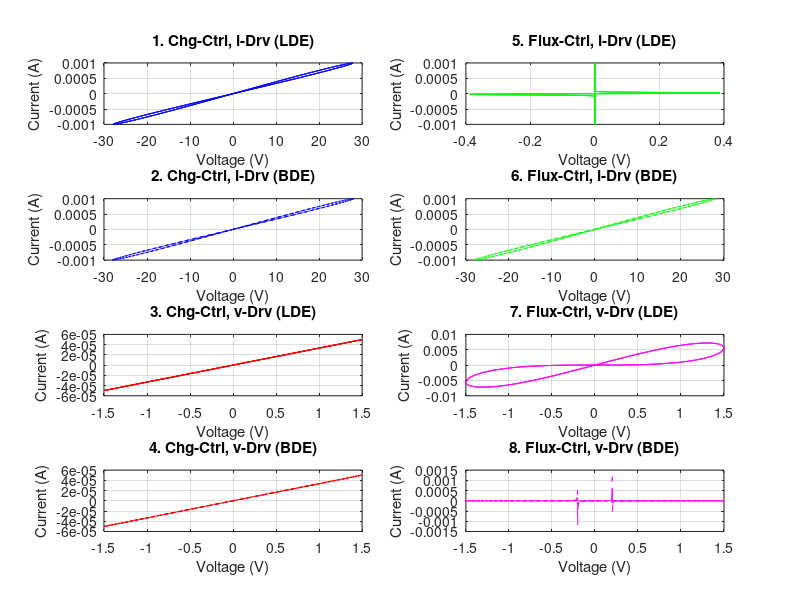

Write MATLAB code to recreate this figure. (Note: this script raises an error after producing the figure.)
%% HP-Based Mathematical Framework: All 8 Governing Equations
clear; clc; close all;

% --- HP Physical Parameters ---
Ron = 100; Roff = 30000; mu = 10^-14; D = 6e-9;
Fs = 100000; dt = 1/Fs; t = 0:dt:0.05; f = 60;
V_amp = 1.5; I_amp = 0.001; 

% --- Mapping to Table 3.1 Constants ---
M0 = Roff; 
k = ((Ron - Roff) * mu * Ron) / (D^2); 

% Input signals and integrals
v_in = V_amp * sin(2*pi*f*t);
i_in = I_amp * sin(2*pi*f*t);
phi_in = cumtrapz(t, v_in);
q_in = cumtrapz(t, i_in);

figure('Color', 'w', 'Name', 'HP-Based Mathematical Framework (8 Modes)');

%% --- SECTION 1: CHARGE CONTROLLED (M depends on q) ---

% 1. i-Driven, LDE
v1 = i_in .* (M0 + k * q_in); 
subplot(4,2,1); plot(v1, i_in, 'b'); title('1. Chg-Ctrl, i-Drv (LDE)'); 
xlabel('Voltage (V)'); ylabel('Current (A)'); grid on;

% 2. i-Driven, BDE
v2 = i_in .* (1/M0 - (k/M0^2) * q_in).^-1; 
subplot(4,2,3); plot(v2, i_in, 'b--'); title('2. Chg-Ctrl, i-Drv (BDE)'); 
xlabel('Voltage (V)'); ylabel('Current (A)'); grid on;

% 3. v-Driven, LDE
i3 = (v_in ./ M0) .* exp((k .* phi_in) ./ (M0^2));
subplot(4,2,5); plot(v_in, i3, 'r'); title('3. Chg-Ctrl, v-Drv (LDE)'); 
xlabel('Voltage (V)'); ylabel('Current (A)'); grid on;

% 4. v-Driven, BDE
i4 = v_in ./ sqrt(M0^2 + 2 * k * phi_in); 
subplot(4,2,7); plot(v_in, i4, 'r--'); title('4. Chg-Ctrl, v-Drv (BDE)'); 
xlabel('Voltage (V)'); ylabel('Current (A)'); grid on;

%% --- SECTION 2: FLUX CONTROLLED (M depends on phi) ---

% 5. i-Driven, LDE
v5 = i_in .* M0 .* exp(k * q_in);
subplot(4,2,2); plot(v5, i_in, 'g'); title('5. Flux-Ctrl, i-Drv (LDE)'); 
xlabel('Voltage (V)'); ylabel('Current (A)'); grid on;

% 6. i-Driven, BDE
v6 = i_in .* (M0 + k * q_in);
subplot(4,2,4); plot(v6, i_in, 'g--'); title('6. Flux-Ctrl, i-Drv (BDE)'); 
xlabel('Voltage (V)'); ylabel('Current (A)'); grid on;

% 7. v-Driven, LDE
i7 = v_in .* (1/M0 - (k/M0^2) * phi_in);
subplot(4,2,6); plot(v_in, i7, 'm'); title('7. Flux-Ctrl, v-Drv (LDE)'); 
xlabel('Voltage (V)'); ylabel('Current (A)'); grid on;

% 8. v-Driven, BDE
i8 = v_in ./ (M0 + k * phi_in);
subplot(4,2,8); plot(v_in, i8, 'm--'); title('8. Flux-Ctrl, v-Drv (BDE)'); 
xlabel('Voltage (V)'); ylabel('Current (A)'); grid on;

% Adjust layout for readability
sgtitle('Memristor I-V Response from General Solutions of the HP model');
